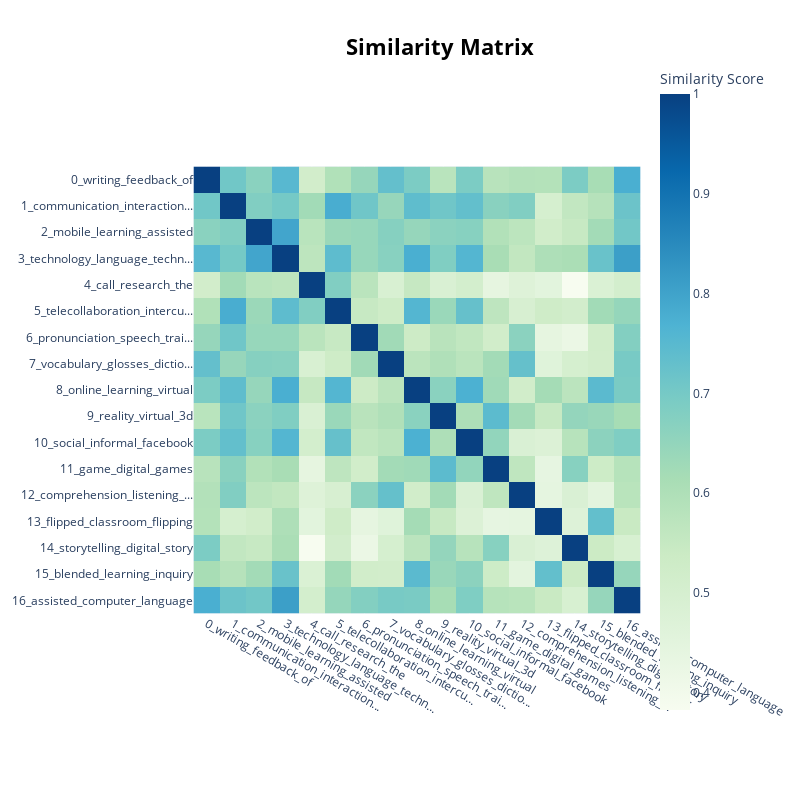

The cell this chart's notebook holds for it:
### Code cell
model.visualize_heatmap()

### Figure 1 — Plotly figure (JSON) as saved in the notebook; plotly's stock layout.template omitted (floating-point values rounded to 4 significant figures; data arrays with more than 128 entries replaced by an {"elided": "..."} marker saying what was removed)
{"data": [{"coloraxis": "coloraxis", "hovertemplate": "x: %{x}<br>y: %{y}<br>Similarity Score: %{z}<extra></extra>", "name": "0", "type": "heatmap", "x": ["0_writing_feedback_of", "1_communication_interaction...", "2_mobile_learning_assisted", "3_technology_language_techn...", "4_call_research_the", "5_telecollaboration_intercu...", "6_pronunciation_speech_trai...", "7_vocabulary_glosses_dictio...", "8_online_learning_virtual", "9_reality_virtual_3d", "10_social_informal_facebook", "11_game_digital_games", "12_comprehension_listening_...", "13_flipped_classroom_flipping", "14_storytelling_digital_story", "15_blended_learning_inquiry", "16_assisted_computer_language"], "xaxis": "x", "y": ["0_writing_feedback_of", "1_communication_interaction...", "2_mobile_learning_assisted", "3_technology_language_techn...", "4_call_research_the", "5_telecollaboration_intercu...", "6_pronunciation_speech_trai...", "7_vocabulary_glosses_dictio...", "8_online_learning_virtual", "9_reality_virtual_3d", "10_social_informal_facebook", "11_game_digital_games", "12_comprehension_listening_...", "13_flipped_classroom_flipping", "14_storytelling_digital_story", "15_blended_learning_inquiry", "16_assisted_computer_language"], "yaxis": "y", "z": {"elided": "17x17 float values"}}], "layout": {"coloraxis": {"colorbar": {"title": {"text": "Similarity Score"}}, "colorscale": [[0, "rgb(247,252,240)"], [0.125, "rgb(224,243,219)"], [0.25, "rgb(204,235,197)"], [0.375, "rgb(168,221,181)"], [0.5, "rgb(123,204,196)"], [0.625, "rgb(78,179,211)"], [0.75, "rgb(43,140,190)"], [0.875, "rgb(8,104,172)"], [1, "rgb(8,64,129)"]]}, "height": 800, "hoverlabel": {"bgcolor": "white", "font": {"family": "Rockwell", "size": 16}}, "legend": {"title": {"text": "Trend"}}, "margin": {"t": 60}, "showlegend": true, "title": {"font": {"color": "Black", "size": 22}, "text": "<b>Similarity Matrix</b>", "x": 0.55, "xanchor": "center", "y": 0.95, "yanchor": "top"}, "width": 800, "xaxis": {"anchor": "y", "constrain": "domain", "domain": [0, 1], "scaleanchor": "y"}, "yaxis": {"anchor": "x", "autorange": "reversed", "constrain": "domain", "domain": [0, 1]}}}
